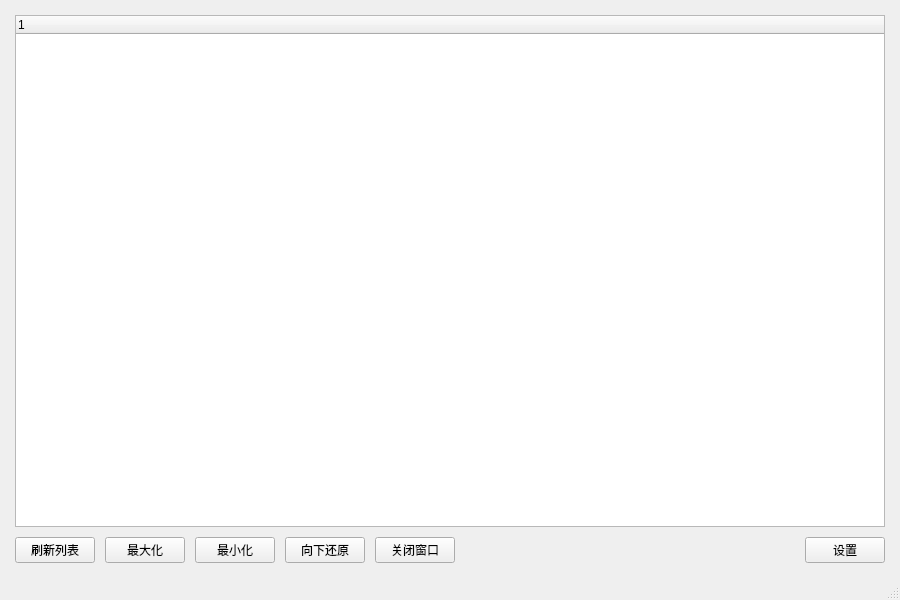
<?xml version="1.0" encoding="UTF-8"?>
<ui version="4.0">
 <class>MainWindow</class>
 <widget class="QMainWindow" name="MainWindow">
  <property name="geometry">
   <rect>
    <x>0</x>
    <y>0</y>
    <width>900</width>
    <height>600</height>
   </rect>
  </property>
  <property name="windowTitle">
   <string>ArWindow - 窗口管理器</string>
  </property>
  <widget class="QWidget" name="centralwidget">
   <layout class="QVBoxLayout" name="verticalLayout">
    <property name="spacing">
     <number>10</number>
    </property>
    <property name="margin" stdset="0">
     <number>15</number>
    </property>
    <item>
     <widget class="QTreeWidget" name="windowTreeWidget">
      <property name="alternatingRowColors">
       <bool>true</bool>
      </property>
      <column>
       <property name="text">
        <string notr="true">1</string>
       </property>
      </column>
     </widget>
    </item>
    <item>
     <layout class="QHBoxLayout" name="horizontalLayout">
      <property name="spacing">
       <number>10</number>
      </property>
      <item>
       <widget class="QPushButton" name="refreshListBtn">
        <property name="text">
         <string>刷新列表</string>
        </property>
       </widget>
      </item>
      <item>
       <widget class="QPushButton" name="forceMaxBtn">
        <property name="text">
         <string>最大化</string>
        </property>
       </widget>
      </item>
      <item>
       <widget class="QPushButton" name="forceMinBtn">
        <property name="text">
         <string>最小化</string>
        </property>
       </widget>
      </item>
      <item>
       <widget class="QPushButton" name="restoreWindowBtn">
        <property name="text">
         <string>向下还原</string>
        </property>
       </widget>
      </item>
      <item>
       <widget class="QPushButton" name="closeWindowBtn">
        <property name="text">
         <string>关闭窗口</string>
        </property>
       </widget>
      </item>
      <item>
       <spacer name="horizontalSpacer">
        <property name="orientation">
         <enum>Qt::Orientation::Horizontal</enum>
        </property>
        <property name="sizeHint" stdset="0">
         <size>
          <width>40</width>
          <height>20</height>
         </size>
        </property>
       </spacer>
      </item>
      <item>
       <widget class="QPushButton" name="settingsBtn">
        <property name="text">
         <string>设置</string>
        </property>
       </widget>
      </item>
     </layout>
    </item>
   </layout>
  </widget>
  <widget class="QMenuBar" name="menubar">
   <property name="geometry">
    <rect>
     <x>0</x>
     <y>0</y>
     <width>900</width>
     <height>20</height>
    </rect>
   </property>
  </widget>
  <widget class="QStatusBar" name="statusbar"/>
 </widget>
 <resources/>
 <connections/>
</ui>
